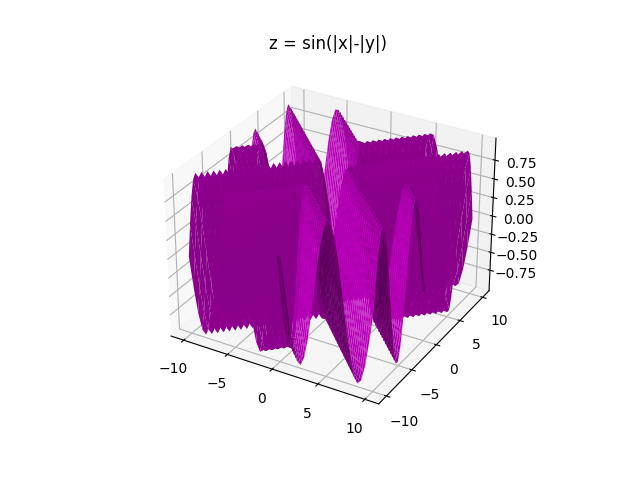

This chart was generated by the following Python code:
from mpl_toolkits import mplot3d
import numpy as np
import matplotlib.pyplot as plt

x = np.linspace(-10, 10 , 50)
y = np.linspace(-10, 10 , 50)

X, Y = np.meshgrid(x, y)
Z = np.sin(np.abs(X)-np.abs(Y))

ax = plt.axes(projection='3d')
ax.plot_surface(X, Y, Z, color = '#BF00BF', linewidth = 10)
#ax.plot_wireframe(X, Y, Z, color='black')
               
ax.set_title('z = sin(|x|-|y|)')
plt.savefig('superficie4.png')
